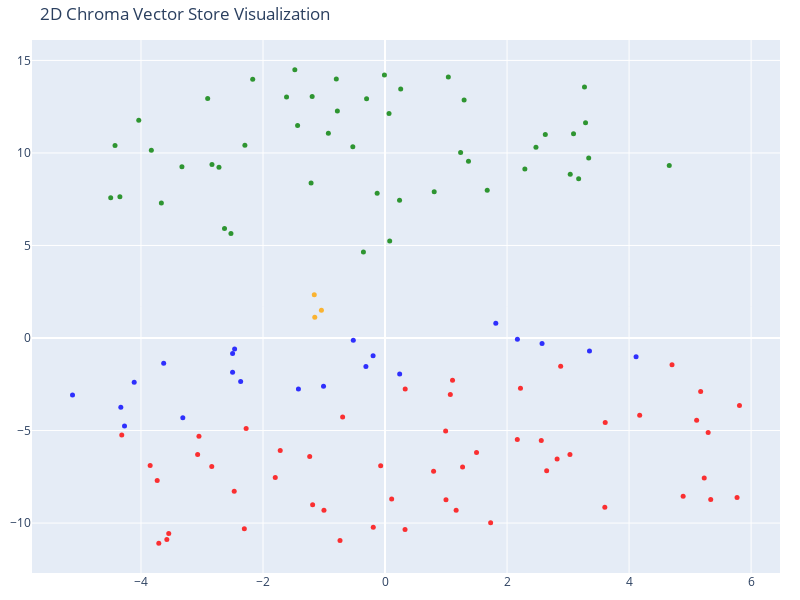

The cell this chart's notebook holds for it:
### Code cell
# We humans find it easier to visalize things in 2D!
# Reduce the dimensionality of the vectors to 2D using t-SNE
# (t-distributed stochastic neighbor embedding)

# 사람은 3차원까지만 시각적으로 확인할 수 있음
# t-SNE를 이용하여 2D까지 차원을 줄여 시각적으로 확인할 수 있도록 하자.
tsne = TSNE(n_components=2, random_state=42)
reduced_vectors = tsne.fit_transform(vectors)

# Create the 2D scatter plot
fig = go.Figure(data=[go.Scatter(
    x=reduced_vectors[:, 0],
    y=reduced_vectors[:, 1],
    mode='markers',
    marker=dict(size=5, color=colors, opacity=0.8),
    text=[f"Type: {t}<br>Text: {d[:100]}..." for t, d in zip(doc_types, documents)],
    hoverinfo='text'
)])

fig.update_layout(
    title='2D Chroma Vector Store Visualization',
    scene=dict(xaxis_title='x',yaxis_title='y'),
    width=800,
    height=600,
    margin=dict(r=20, b=10, l=10, t=40)
)

fig.show()

### Figure 1 — Plotly figure (JSON) as saved in the notebook; plotly's stock layout.template omitted (floating-point values rounded to 4 significant figures)
{"data": [{"hoverinfo": "text", "marker": {"color": ["orange", "orange", "orange", "red", "red", "red", "red", "red", "red", "red", "red", "red", "red", "red", "red", "red", "red", "red", "red", "red", "red", "red", "red", "red", "red", "red", "red", "red", "red", "red", "red", "red", "red", "red", "red", "red", "red", "red", "red", "red", "red", "red", "red", "red", "red", "red", "red", "red", "red", "red", "red", "red", "red", "red", "red", "green", "green", "green", "green", "green", "green", "green", "green", "green", "green", "green", "green", "green", "green", "green", "green", "green", "green", "green", "green", "green", "green", "green", "green", "green", "green", "green", "green", "green", "green", "green", "green", "green", "green", "green", "green", "green", "green", "green", "green", "green", "green", "green", "green", "green", "green", "green", "blue", "blue", "blue", "blue", "blue", "blue", "blue", "blue", "blue", "blue", "blue", "blue", "blue", "blue", "blue", "blue", "blue", "blue", "blue", "blue", "blue"], "opacity": 0.8, "size": 5}, "mode": "markers", "text": ["Type: company<br>Text: # About Insurellm\n\nInsurellm was founded by Avery Lancaster in 2015 as an insurance tech startup des...", "Type: company<br>Text: # Careers at Insurellm\n\nInsurellm is hiring! We are looking for talented software engineers, data sc...", "Type: company<br>Text: # Overview of Insurellm\n\nInsurellm is an innovative insurance tech firm with 200 employees across th...", "Type: contracts<br>Text: # Contract with Apex Reinsurance for Rellm: AI-Powered Enterprise Reinsurance Solution\n\n## Terms\n\n1....", "Type: contracts<br>Text: ## Renewal\n\n1. **Automatic Renewal**: This Agreement will automatically renew for successive one-yea...", "Type: contracts<br>Text: 2. **Seamless Integrations**: The architecture of Rellm allows for easy integration with existing sy...", "Type: contracts<br>Text: 1. **Technical Support**: Provider shall offer dedicated technical support to the Client via phone, ...", "Type: contracts<br>Text: **Insurellm, Inc.**  \n_____________________________  \nAuthorized Signature   \nDate: ________________...", "Type: contracts<br>Text: # Contract with Belvedere Insurance for Markellm\n\n## Terms\nThis Contract (\"Agreement\") is made and e...", "Type: contracts<br>Text: ## Renewal\n1. **Renewal Terms**: This Agreement may be renewed for additional one-year terms upon mu...", "Type: contracts<br>Text: ## Features\n1. **AI-Powered Matching**: Belvedere Insurance will benefit from Markellm's AI-powered ...", "Type: contracts<br>Text: ## Support\n1. **Technical Support**: Technical support will be available from 9 AM to 7 PM EST, Mond...", "Type: contracts<br>Text: **Belvedere Insurance**  \nSignature: ______________________  \nName: [Authorized Signatory]  \nTitle: ...", "Type: contracts<br>Text: # Contract with BrightWay Solutions for Markellm\n\n**Contract Date:** October 5, 2023  \n**Contract ID...", "Type: contracts<br>Text: 3. **Service Level Agreement (SLA):**  \n   Insurellm commits to a 99.9% uptime for the platform with...", "Type: contracts<br>Text: 2. **Real-Time Quote Availability:**  \n   Consumers sourced via BrightWay Solutions will receive rea...", "Type: contracts<br>Text: 3. **Training and Onboarding:**  \n   Insurellm agrees to provide one free training session on how to...", "Type: contracts<br>Text: # Contract with EverGuard Insurance for Rellm: AI-Powered Enterprise Reinsurance Solution\n\n**Contrac...", "Type: contracts<br>Text: 4. **Usage Rights**: EverGuard Insurance is granted a non-exclusive, non-transferable license to acc...", "Type: contracts<br>Text: 1. **Core Functionality**: Rellm provides EverGuard Insurance with advanced AI-driven analytics, sea...", "Type: contracts<br>Text: 1. **Customer Support**: Insurellm will provide EverGuard Insurance with 24/7 customer support, incl...", "Type: contracts<br>Text: ---\n\n**Signatures**  \n**For Insurellm**: __________________________  \n**Name**: John Smith  \n**Title...", "Type: contracts<br>Text: # Contract with GreenField Holdings for Markellm\n\n**Effective Date:** November 15, 2023  \n**Contract...", "Type: contracts<br>Text: ## Renewal\n1. **Automatic Renewal**: This contract will automatically renew for sequential one-year ...", "Type: contracts<br>Text: ## Features\n1. **AI-Powered Matching**: Access to advanced algorithms that connect GreenField Holdin...", "Type: contracts<br>Text: ## Support\n1. **Customer Support Access**: The Client will have access to dedicated support through ...", "Type: contracts<br>Text: **Signatures:**  \n_________________________                           _________________________  \n**...", "Type: contracts<br>Text: # Contract with Greenstone Insurance for Homellm\n\n---\n\n## Terms\n\n1. **Parties**: This Contract (\"Agr...", "Type: contracts<br>Text: 4. **Payment Terms**: \n   - The Customer shall pay an amount of $10,000 per month for the Standard T...", "Type: contracts<br>Text: ---\n\n## Features\n\n- **AI-Powered Risk Assessment**: Customer will have access to enhanced risk evalu...", "Type: contracts<br>Text: - **Customer Portal**: A dedicated portal will be provided, allowing the Customer's clients to manag...", "Type: contracts<br>Text: ______________________________  \n[Name], [Title]  \nDate: ______________________\n\n**For Greenstone In...", "Type: contracts<br>Text: # Contract with GreenValley Insurance for Homellm\n\n**Contract Date:** October 6, 2023  \n**Contract N...", "Type: contracts<br>Text: 4. **Confidentiality:** Both parties agree to maintain the confidentiality of proprietary informatio...", "Type: contracts<br>Text: 1. **AI-Powered Risk Assessment:** Access to advanced AI algorithms for real-time risk evaluations.\n...", "Type: contracts<br>Text: 3. **Regular Updates:** Insurellm will offer ongoing updates and enhancements to the Homellm platfor...", "Type: contracts<br>Text: # Contract with Pinnacle Insurance Co. for Homellm\n\n## Terms\nThis contract (\"Contract\") is entered i...", "Type: contracts<br>Text: ## Renewal\n1. **Renewal Terms**: At the end of the initial term, this Contract shall automatically r...", "Type: contracts<br>Text: ## Features\n1. **AI-Powered Risk Assessment**: Utilized for tailored underwriting decisions specific...", "Type: contracts<br>Text: ## Support\n1. **Technical Support**: Insurellm shall provide 24/7 technical support via an email and...", "Type: contracts<br>Text: # Contract with Roadway Insurance Inc. for Carllm\n\n---\n\n## Terms\n\n1. **Agreement Effective Date**: T...", "Type: contracts<br>Text: ---\n\n## Renewal\n\n1. **Automatic Renewal**: This agreement will automatically renew for an additional...", "Type: contracts<br>Text: ---\n\n## Features\n\n1. **Access to Core Features**: Roadway Insurance Inc. will have access to all Pro...", "Type: contracts<br>Text: ---\n\n## Support\n\n1. **Technical Support**: Roadway Insurance Inc. will receive priority technical su...", "Type: contracts<br>Text: # Contract with Stellar Insurance Co. for Rellm\n\n## Terms\nThis contract is made between **Insurellm*...", "Type: contracts<br>Text: ### Termination\nEither party may terminate this agreement with a **30-day written notice**. In the e...", "Type: contracts<br>Text: ## Features\nStellar Insurance Co. will receive access to the following features of the Rellm product...", "Type: contracts<br>Text: ## Support\nInsurellm provides Stellar Insurance Co. with the following support services:\n\n- **24/7 T...", "Type: contracts<br>Text: # Contract with TechDrive Insurance for Carllm\n\n**Contract Date:** October 1, 2024  \n**Contract Dura...", "Type: contracts<br>Text: ## Renewal\n\n1. **Automatic Renewal**: This contract shall automatically renew for additional one-yea...", "Type: contracts<br>Text: ## Support\n\n1. **Customer Support**: Insurellm will provide 24/7 customer support to TechDrive Insur...", "Type: contracts<br>Text: **TechDrive Insurance Representative:**  \nName: Sarah Johnson  \nTitle: Operations Director  \nDate: _...", "Type: contracts<br>Text: # Contract with Velocity Auto Solutions for Carllm\n\n**Contract Date:** October 1, 2023  \n**Contract ...", "Type: contracts<br>Text: ## Renewal\n\n1. **Automatic Renewal**: This contract will automatically renew for successive 12-month...", "Type: contracts<br>Text: ## Support\n\n1. **Customer Support**: Velocity Auto Solutions will have access to Insurellm’s custome...", "Type: employees<br>Text: # HR Record\n\n# Alex Chen\n\n## Summary\n- **Date of Birth:** March 15, 1990  \n- **Job Title:** Backend ...", "Type: employees<br>Text: ## Annual Performance History\n- **2020:**  \n  - Completed onboarding successfully.  \n  - Met expecta...", "Type: employees<br>Text: ## Compensation History\n- **2020:** Base Salary: $80,000  \n- **2021:** Base Salary Increase to $90,0...", "Type: employees<br>Text: Alex Chen continues to be a vital asset at Insurellm, contributing significantly to innovative backe...", "Type: employees<br>Text: # HR Record\n\n# Alex Harper\n\n## Summary\n- **Date of Birth**: March 15, 1993  \n- **Job Title**: Sales ...", "Type: employees<br>Text: ## Annual Performance History  \n- **2021**:  \n  - **Performance Rating**: 4.5/5  \n  - **Key Achievem...", "Type: employees<br>Text: - **2022**:  \n  - **Base Salary**: $65,000 (Promotion to Senior SDR)  \n  - **Bonus**: $13,000 (20% o...", "Type: employees<br>Text: # HR Record\n\n# Alex Thomson\n\n## Summary\n- **Date of Birth:** March 15, 1995  \n- **Job Title:** Sales...", "Type: employees<br>Text: ## Annual Performance History  \n- **2022** - Rated as \"Exceeds Expectations.\" Alex Thomson achieved ...", "Type: employees<br>Text: ## Other HR Notes\n- Alex Thomson is an active member of the Diversity and Inclusion committee at Ins...", "Type: employees<br>Text: # Avery Lancaster\n\n## Summary\n- **Date of Birth**: March 15, 1985  \n- **Job Title**: Co-Founder & Ch...", "Type: employees<br>Text: - **2010 - 2013**: Business Analyst at Edge Analytics  \n  Prior to joining Innovate, Avery worked as...", "Type: employees<br>Text: - **2018**: **Exceeds Expectations**  \n  Under Avery’s pivoted vision, Insurellm launched two new su...", "Type: employees<br>Text: - **2022**: **Satisfactory**  \n  Avery focused on rebuilding team dynamics and addressing employee c...", "Type: employees<br>Text: ## Compensation History\n- **2015**: $150,000 base salary + Significant equity stake  \n- **2016**: $1...", "Type: employees<br>Text: ## Other HR Notes\n- **Professional Development**: Avery has actively participated in leadership trai...", "Type: employees<br>Text: # HR Record\n\n# Emily Carter\n\n## Summary\n- **Date of Birth:** August 12, 1990  \n- **Job Title:** Acco...", "Type: employees<br>Text: - **2017-2019:** Marketing Intern  \n  - Assisted with market research and campaign development for s...", "Type: employees<br>Text: ## Compensation History\n| Year | Base Salary | Bonus         | Total Compensation |\n|------|--------...", "Type: employees<br>Text: Emily Carter exemplifies the kind of talent that drives Insurellm's success and is an invaluable ass...", "Type: employees<br>Text: # HR Record\n\n# Emily Tran\n\n## Summary\n- **Date of Birth:** March 18, 1991  \n- **Job Title:** Digital...", "Type: employees<br>Text: - **January 2017 - May 2018**: Marketing Intern  \n  - Supported the Marketing team by collaborating ...", "Type: employees<br>Text: - **2021**:  \n  - Performance Rating: Meets Expectations  \n  - Key Achievements: Contributed to the ...", "Type: employees<br>Text: - **Professional Development Goals**:  \n  - Emily Tran aims to become a Marketing Manager within the...", "Type: employees<br>Text: # HR Record\n\n# Jordan Blake\n\n## Summary\n- **Date of Birth:** March 15, 1993  \n- **Job Title:** Sales...", "Type: employees<br>Text: ## Annual Performance History\n- **2021:** First year at Insurellm; achieved 90% of monthly targets. ...", "Type: employees<br>Text: ## Other HR Notes\n- Jordan has shown an interest in continuing education, actively participating in ...", "Type: employees<br>Text: # HR Record\n\n# Jordan K. Bishop\n\n## Summary\n- **Date of Birth:** March 15, 1990\n- **Job Title:** Fro...", "Type: employees<br>Text: ## Annual Performance History\n- **2019:** Exceeds Expectations - Continuously delivered high-quality...", "Type: employees<br>Text: ## Compensation History\n- **June 2018:** Starting Salary - $85,000\n- **June 2019:** Salary Increase ...", "Type: employees<br>Text: ## Other HR Notes\n- Jordan K. Bishop has been an integral part of club initiatives, including the In...", "Type: employees<br>Text: # HR Record\n\n# Maxine Thompson\n\n## Summary\n- **Date of Birth:** January 15, 1991  \n- **Job Title:** ...", "Type: employees<br>Text: ## Insurellm Career Progression\n- **January 2017 - October 2018**: **Junior Data Engineer**  \n  * Ma...", "Type: employees<br>Text: ## Annual Performance History\n- **2017**: *Meets Expectations*  \n  Maxine showed potential in her ro...", "Type: employees<br>Text: - **2021**: *Exceeds Expectations*  \n  Maxine spearheaded the transition to a new data warehousing s...", "Type: employees<br>Text: ## Compensation History\n- **2017**: $70,000 (Junior Data Engineer)  \n- **2018**: $75,000 (Junior Dat...", "Type: employees<br>Text: # HR Record\n\n# Oliver Spencer\n\n## Summary\n- **Date of Birth**: May 14, 1990  \n- **Job Title**: Backe...", "Type: employees<br>Text: ## Annual Performance History\n- **2018**: **3/5** - Adaptable team player but still learning to take...", "Type: employees<br>Text: ## Compensation History\n- **March 2018**: Initial salary of $80,000.\n- **July 2019**: Salary increas...", "Type: employees<br>Text: # Samantha Greene\n\n## Summary\n- **Date of Birth:** October 14, 1990\n- **Job Title:** HR Generalist\n-...", "Type: employees<br>Text: ## Annual Performance History\n- **2020:** Exceeds Expectations  \n  Samantha Greene demonstrated exce...", "Type: employees<br>Text: ## Compensation History\n- **2020:** Base Salary - $55,000  \n  The entry-level salary matched industr...", "Type: employees<br>Text: - **2023:** Base Salary - $70,000  \n  Recognized for substantial improvement in employee relations m...", "Type: employees<br>Text: # HR Record\n\n# Samuel Trenton\n\n## Summary\n- **Date of Birth:** April 12, 1989  \n- **Job Title:** Sen...", "Type: employees<br>Text: ## Annual Performance History\n- **2023:** Rating: 4.5/5  \n  *Samuel exceeded expectations, successfu...", "Type: employees<br>Text: ## Compensation History\n- **2023:** Base Salary: $115,000 + Bonus: $15,000  \n  *Annual bonus based o...", "Type: employees<br>Text: - **Engagement in Company Culture:** Regularly participates in team-building events and contributes ...", "Type: products<br>Text: # Product Summary\n\n# Carllm\n\n## Summary\n\nCarllm is an innovative auto insurance product developed by...", "Type: products<br>Text: - **Instant Quoting**: With Carllm, insurance companies can offer near-instant quotes to customers, ...", "Type: products<br>Text: - **Mobile Integration**: Carllm is designed to work seamlessly with mobile applications, providing ...", "Type: products<br>Text: - **Professional Tier**: $2,500/month\n  - For medium-sized companies.\n  - All Basic Tier features pl...", "Type: products<br>Text: ### Q2 2025: Customer Experience Improvements\n- Launch of a new **mobile app** for end-users.\n- Intr...", "Type: products<br>Text: # Product Summary\n\n# Homellm\n\n## Summary\nHomellm is an innovative home insurance product developed b...", "Type: products<br>Text: ### 2. Dynamic Pricing Model\nWith Homellm's innovative dynamic pricing model, insurance providers ca...", "Type: products<br>Text: ### 5. Multi-Channel Integration\nHomellm seamlessly integrates into existing insurance platforms, pr...", "Type: products<br>Text: - **Basic Tier:** Starting at $5,000/month for small insurers with basic integration features.\n- **S...", "Type: products<br>Text: All tiers include a comprehensive training program and ongoing updates to ensure optimal performance...", "Type: products<br>Text: With Homellm, Insurellm is committed to transforming the landscape of home insurance, ensuring both ...", "Type: products<br>Text: # Product Summary\n\n# Markellm\n\n## Summary\n\nMarkellm is an innovative two-sided marketplace designed ...", "Type: products<br>Text: - **User-Friendly Interface**: Designed with user experience in mind, Markellm features an intuitive...", "Type: products<br>Text: - **Customer Support**: Our dedicated support team is always available to assist both consumers and ...", "Type: products<br>Text: ### For Insurance Companies:\n- **Basic Listing Fee**: $199/month for a featured listing on the platf...", "Type: products<br>Text: ### Q3 2025\n- Initiate a comprehensive marketing campaign targeting both consumers and insurers to i...", "Type: products<br>Text: # Product Summary\n\n# Rellm: AI-Powered Enterprise Reinsurance Solution\n\n## Summary\n\nRellm is an inno...", "Type: products<br>Text: ### Seamless Integrations\nRellm's architecture is designed for effortless integration with existing ...", "Type: products<br>Text: ### Regulatory Compliance Tools\nRellm includes built-in compliance tracking features to help organiz...", "Type: products<br>Text: Join the growing number of organizations leveraging Rellm to enhance their reinsurance processes whi...", "Type: products<br>Text: Experience the future of reinsurance with Rellm, where innovation meets reliability. Let Insurellm h..."], "type": "scatter", "x": [-1.043, -1.16, -1.151, -3.734, -3.849, -4.315, -0.07166, 4.886, 4.174, -3.708, 2.879, 0.7958, 5.232, 5.107, 5.809, 5.173, 5.296, -2.84, -3.071, -3.05, -1.718, 3.602, 3.609, -3.545, 2.22, 4.704, 5.338, 2.168, 0.9935, 0.3304, 1.5, 5.77, 3.031, 2.821, 1.07, 2.649, 2.561, -3.576, 1.106, 1.271, -0.7379, -2.306, -0.695, 0.109, -1.799, -2.472, -2.277, -1.235, 0.3279, -1.001, 1.165, 1.731, -0.193, -1.187, 0.999, 3.036, -2.836, -1.194, -0.3542, 2.627, 0.2566, 1.296, 3.09, 1.037, 3.287, -2.526, -3.666, -4.346, -4.496, -1.479, -2.631, 1.675, -1.212, -0.7813, 0.0765, 0.806, -0.1291, 0.06543, 0.2378, 2.474, -0.3024, 1.239, 2.292, -3.329, -2.169, 1.368, 4.659, -4.036, -3.83, -4.425, -2.907, 3.173, -2.722, -1.614, -0.528, -2.297, -1.433, -0.9287, 3.338, -0.01029, -0.7986, 3.269, -2.465, -2.499, -2.499, -2.367, -3.628, -0.1957, 0.2397, -0.3136, -1.42, -1.008, -0.5201, 2.17, 2.574, 3.351, 4.115, 1.816, -4.331, -4.27, -3.314, -4.111, -5.122], "y": [1.494, 2.339, 1.115, -7.696, -6.886, -5.245, -6.907, -8.545, -4.18, -11.09, -1.521, -7.204, -7.568, -4.451, -3.645, -2.894, -5.102, -6.944, -6.295, -5.307, -6.073, -9.148, -4.572, -10.56, -2.709, -1.44, -8.724, -5.484, -5.021, -2.761, -6.182, -8.621, -6.293, -6.542, -3.05, -7.169, -5.539, -10.88, -2.286, -6.969, -10.94, -10.3, -4.275, -8.701, -7.539, -8.286, -4.892, -6.404, -10.35, -9.309, -9.31, -9.982, -10.23, -9.007, -8.734, 8.852, 9.376, 13.04, 4.65, 11.0, 13.45, 12.86, 11.04, 14.1, 11.64, 5.643, 7.293, 7.634, 7.584, 14.49, 5.914, 7.978, 8.372, 12.27, 5.236, 7.901, 7.825, 12.14, 7.45, 10.31, 12.92, 10.02, 9.13, 9.25, 13.99, 9.548, 9.317, 11.77, 10.14, 10.4, 12.95, 8.604, 9.23, 13.02, 10.33, 10.41, 11.48, 11.06, 9.724, 14.21, 13.99, 13.57, -0.5886, -0.8344, -1.854, -2.352, -1.361, -0.9528, -1.948, -1.543, -2.761, -2.614, -0.1154, -0.07382, -0.3018, -0.7088, -1.02, 0.799, -3.738, -4.761, -4.306, -2.39, -3.077]}], "layout": {"height": 600, "margin": {"b": 10, "l": 10, "r": 20, "t": 40}, "scene": {"xaxis": {"title": {"text": "x"}}, "yaxis": {"title": {"text": "y"}}}, "title": {"text": "2D Chroma Vector Store Visualization"}, "width": 800}}
